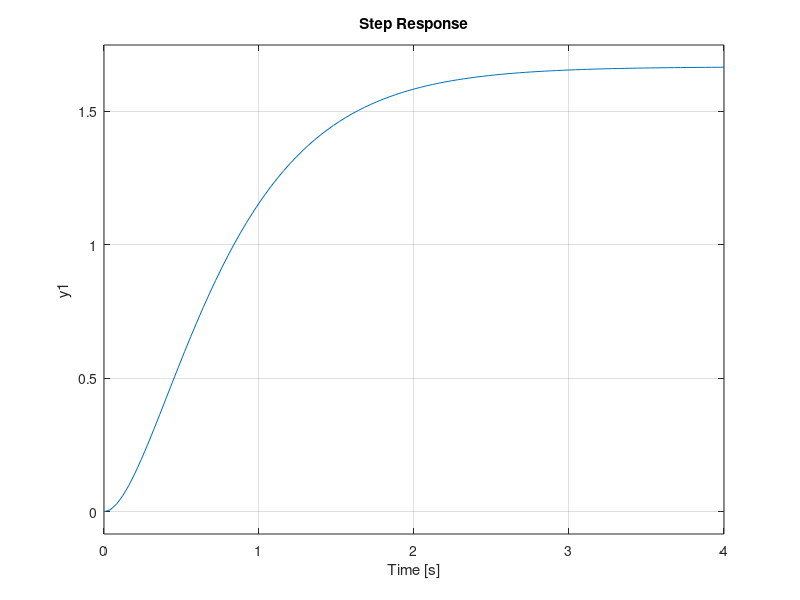

Recreate this plot in MATLAB.
%Transfer function - 10s+10/S^2+5s+6
num=[10 10];
den=[1 5 6];
Sa=tf(num,den);
figure(1);
step(Sa)
%Transfer function - 10s+10/S^3+6s^2+11s+6
num=[10 10];
den=[1 6 11 6];
Sa=tf(num,den);
figure(1);
step(Sa)
%Transfer function - 10/S^2+5s+6
num=10;
den=[1 5 6];
Sa=tf(num,den);
figure(1);
step(Sa)
